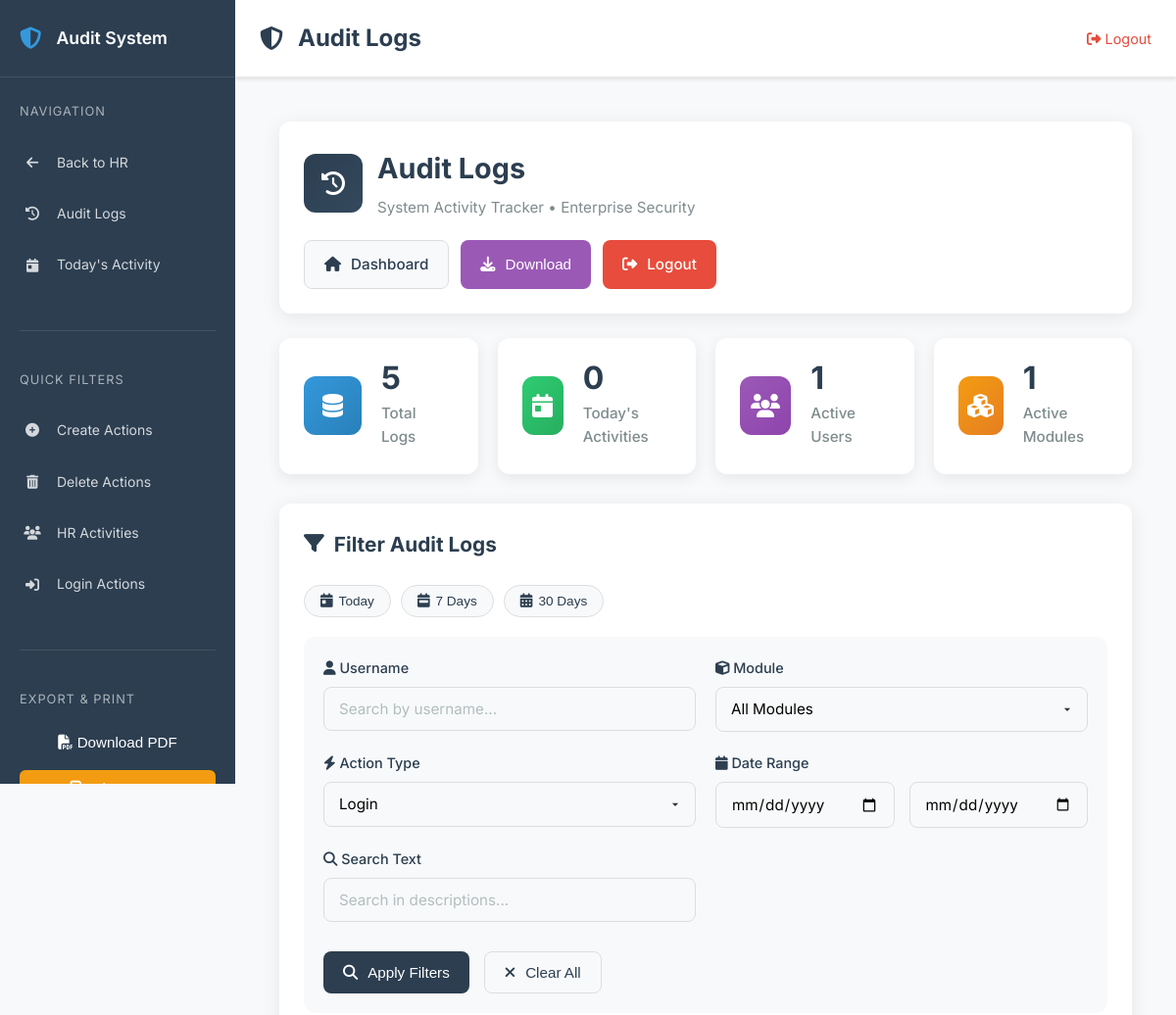
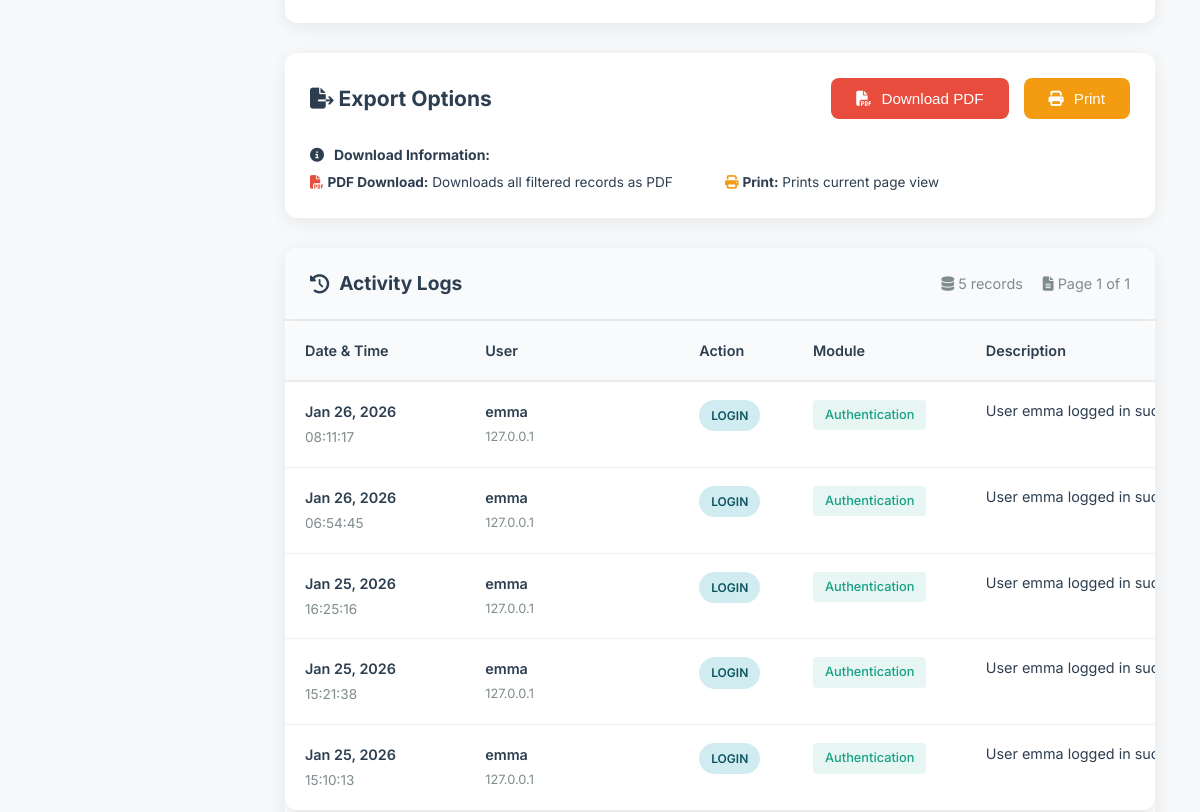
Page /audit/?action=LOGIN (signed in, upper part) on the earlier database version (2 pictures, top to bottom).
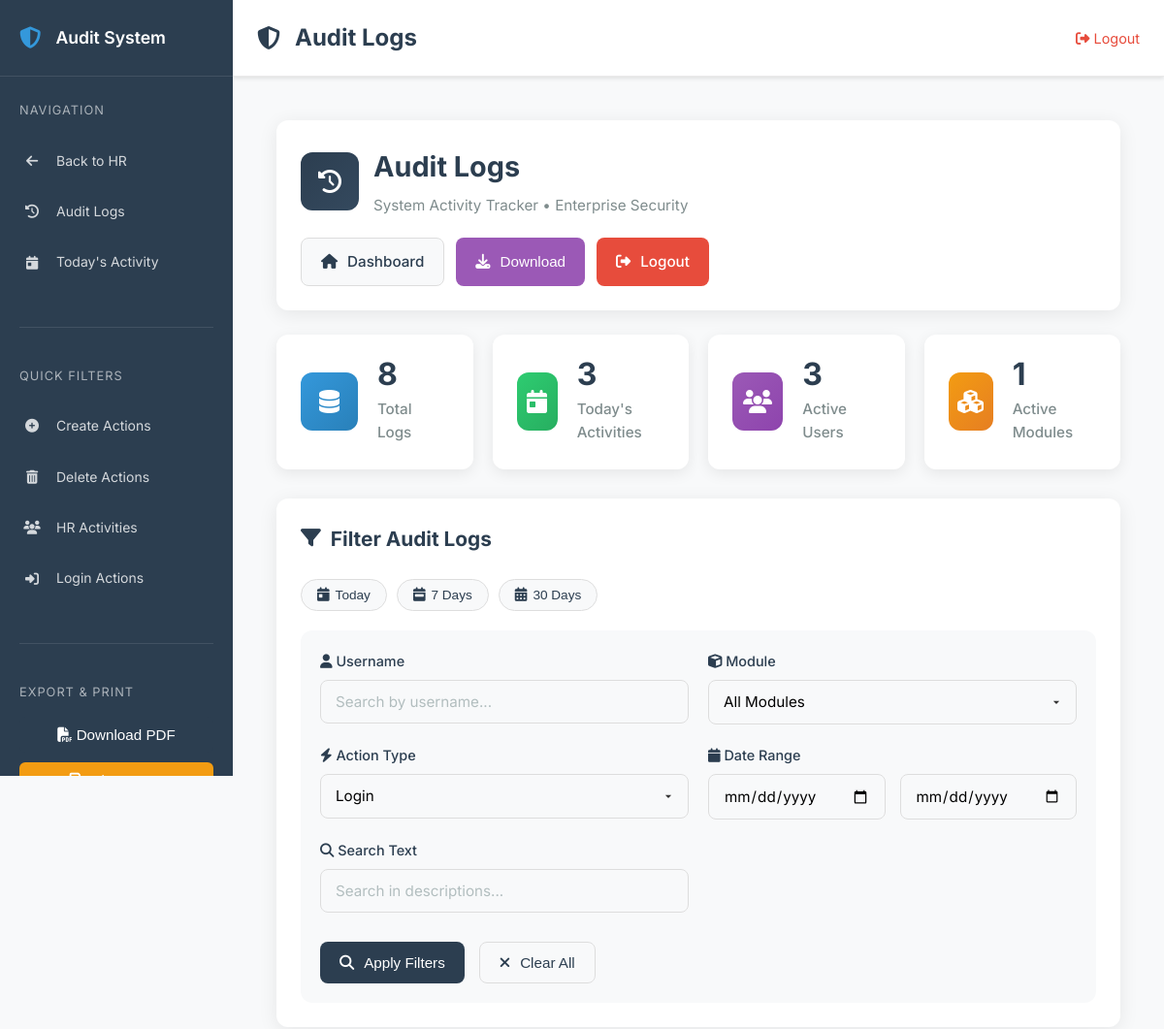
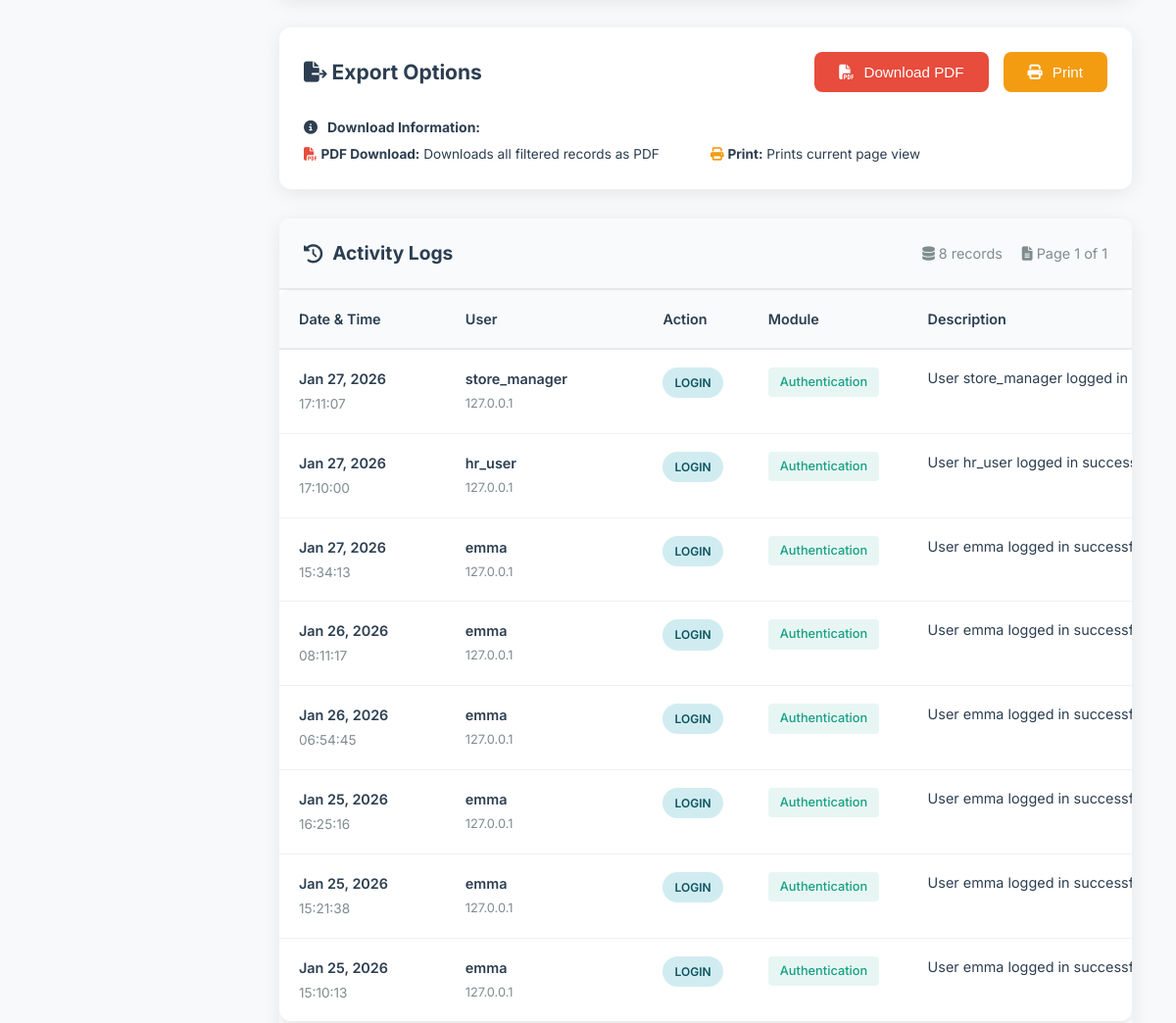
Same page on the later database version (2 pictures, top to bottom).
### audit/models.py (models this page shows, shortened)
class AuditLog(models.Model):
    MODULE_CHOICES = [
        ('SALES', 'Sales'),
        ('FINANCE', 'Finance'),
        ('INVENTORY', 'Inventory'),
        ('HR', 'HR'),
        ('PROCUREMENT', 'Procurement'),
        ('MARKETING', 'Marketing'),
        ('SAFETY', 'Safety'),
        ('DASHBOARD', 'Dashboard'),
        ('AUTH', 'Authentication'),
        ('OTHER', 'Other'),
    ]
    ACTION_CHOICES = [
        ('CREATE', 'Create'),
        ('UPDATE', 'Update'),
        ('DELETE', 'Delete'),
        ('VIEW', 'View'),
        ('LOGIN', 'Login'),
        ('LOGOUT', 'Logout'),
        ('APPROVE', 'Approve'),
        ('REJECT', 'Reject'),
        ('EXPORT', 'Export'),
        ('ACCESS_DENIED', 'Access Denied'),
    ]
    user = models.ForeignKey(
        User,
        on_delete=models.SET_NULL,
        null=True,
        blank=True,
        related_name='audit_logs',
        db_index=True
    )
    timestamp = models.DateTimeField(default=timezone.now, db_index=True)
    module = models.CharField(max_length=50, choices=MODULE_CHOICES, db_index=True)
    action = models.CharField(max_length=50, choices=ACTION_CHOICES, db_index=True)
    object_type = models.CharField(max_length=100, blank=True)
    object_id = models.CharField(max_length=50, blank=True)
    description = models.TextField()
    ip_address = models.GenericIPAddressField(null=True, blank=True)
    browser_info = models.CharField(max_length=255, blank=True)
    old_values = models.TextField(blank=True)
    new_values = models.TextField(blank=True)
    class Meta:
        ordering = ['-timestamp']
        verbose_name = 'Audit Log'
        verbose_name_plural = 'Audit Logs'

### audit/views.py (the view, shortened to what this page needs)
# urls.py: path('', views.audit_logs, name='audit_logs'),
@login_required
@user_passes_test(is_manager)
def audit_logs(request):
    logs = AuditLog.objects.select_related('user').all()
    user_filter = request.GET.get('user', '')
    module_filter = request.GET.get('module', '')
    action_filter = request.GET.get('action', '')
    date_from = request.GET.get('date_from', '')
    date_to = request.GET.get('date_to', '')
    search_query = request.GET.get('q', '')
    time_period = request.GET.get('time_period', '')
    if user_filter:
        logs = logs.filter(user__username__icontains=user_filter)
    if module_filter:
        logs = logs.filter(module=module_filter)
    if action_filter:
        logs = logs.filter(action=action_filter)
    if date_from:
        logs = logs.filter(timestamp__date__gte=date_from)
    if date_to:
        logs = logs.filter(timestamp__date__lte=date_to)
    if search_query:
        logs = logs.filter(
            Q(description__icontains=search_query) |
            Q(object_type__icontains=search_query) |
            Q(object_id__icontains=search_query)
        )
    if 'export' in request.GET and request.GET.get('export') == 'pdf':
        return export_audit_logs_pdf_simple(request, logs)
    today_logs = logs.filter(timestamp__date=datetime.now().date()).count()
    unique_users = logs.values('user').distinct().count()
    modules_count = logs.values('module').distinct().count()
    paginator = Paginator(logs, 50)  # 50 logs per page
    page_number = request.GET.get('page')
    page_obj = paginator.get_page(page_number)
    context = {
        'logs': page_obj,
        'module_choices': AuditLog.MODULE_CHOICES,
        'action_choices': AuditLog.ACTION_CHOICES,
        'filter_values': {
            'user': user_filter,
            'module': module_filter,
            'action': action_filter,
            'date_from': date_from,
            'date_to': date_to,
            'q': search_query,
            'time_period': time_period,
        },
        'today_logs': today_logs,
        'unique_users': unique_users,
        'modules_count': modules_count,
        'total_count': paginator.count,
    }
    return render(request, 'audit/audit_logs.html', context)

### audit/views.py (called while the page is built)
def is_manager(user):
   return (user.is_staff or
            user.groups.filter(name__in=['Manager', 'Administrator', 'Auditor']).exists())

### hr/context_processors.py (called while the page is built, shortened)
def leave_counts(request):
    if not request.user.is_authenticated:
        return {}
    pending_count = 0
    user_is_manager = request.user.groups.filter(name='Manager').exists()
    try:
        from .models import LeaveRequest, Employee
    except ImportError:
        pass
    return {
        'pending_count': pending_count,
        'user_is_manager': user_is_manager,
    }

### sales/context_processors.py (called while the page is built, shortened)
def sales_sidebar_context(request):
    return {}

### audit/templates/audit/audit_logs.html (shortened to what the changed rows need)
{% extends 'audit/base.html' %}
{% load static %}
{% block header_title %}Audit Logs{% endblock %}
{% block extra_css %}
<link rel="stylesheet" href="/static/css/audit_logs.css">
{% endblock %}
{% block content %}
<div class="audit-container">
    <div class="page-header">
        <div class="page-title">
            <div class="page-title-text">
                <h1>Audit Logs</h1>
            </div>
        </div>
    </div>
    <div class="quick-stats">
        <div class="stat-card" onclick="window.location='?time_period=today'">
            <div class="stat-content">
                <h3>{{ total_count|default:"0" }}</h3>
                <p>Total Logs</p>
            </div>
        </div>
        <div class="stat-card" onclick="window.location='?time_period=today'">
            <div class="stat-content">
                <h3>{{ today_logs|default:"0" }}</h3>
                <p>Today's Activities</p>
            </div>
        </div>
        <div class="stat-card" onclick="window.location='?group_by=user'">
            <div class="stat-content">
                <h3>{{ unique_users|default:"0" }}</h3>
                <p>Active Users</p>
            </div>
        </div>
    </div>
    <section class="filter-section">
        <div class="filter-header">
            <h2>
                <i class="fas fa-filter"></i>
                Filter Audit Logs
            </h2>
        </div>
    </section>
    <section class="export-section">
        <div class="export-header">
            <h2>
                <i class="fas fa-file-export"></i>
                Export Options
            </h2>
        </div>
    </section>
    <section class="logs-container">
        <div class="logs-header">
            <div class="logs-meta">
                <span>
                    <i class="fas fa-database"></i>
                    {{ logs.paginator.count }} records
                </span>
                <span>
                    <i class="fas fa-file-alt"></i>
                    Page {{ logs.number }} of {{ logs.paginator.num_pages }}
                </span>
            </div>
        </div>
        <div class="table-container">
            <table class="audit-table">
                <thead>
                    <tr>
                        <th>Date & Time</th>
                        <th>User</th>
                        <th>Action</th>
                        <th>Module</th>
                        <th>Description</th>
                    </tr>
                </thead>
                <tbody>
                    {% for log in logs %}
                    <tr>
                        <td>
                            <div class="datetime-cell">
                                <div class="date">{{ log.timestamp|date:"M d, Y" }}</div>
                                <div class="time">{{ log.timestamp|time:"H:i:s" }}</div>
                            </div>
                        </td>
                        <td>
                            <div class="user-cell">
                                <div class="username">{{ log.user.username|default:"System" }}</div>
                                {% if log.ip_address %}
                                <div class="ip">{{ log.ip_address }}</div>
                                {% endif %}
                            </div>
                        </td>
                        <td>
                            <span class="log-badge badge-{{ log.action|lower }}">
                                {{ log.get_action_display }}
                            </span>
                        </td>
                        <td>
                            <span class="module-tag">{{ log.get_module_display }}</span>
                        </td>
                        <td>
                            <div class="description-cell">
                                <p>{{ log.description|truncatechars:80 }}</p>
                            </div>
                        </td>
                    </tr>
                    {% endfor %}
                </tbody>
            </table>
        </div>
    </section>
</div>
{% endblock %}

Differences in the rows shown:
added AuditLog: timestamp "Jan 27, 2026", timestamp "17:11:07", user.username "store_manager", ip_address "127.0.0.1", action "LOGIN", module "Authentication", description "User store_manager logged in…"
added AuditLog: timestamp "Jan 27, 2026", timestamp "17:10:00", user.username "hr_user", ip_address "127.0.0.1", action "LOGIN", module "Authentication", description "User hr_user logged in…"
added AuditLog: timestamp "Jan 27, 2026", timestamp "15:34:13", user.username "emma", ip_address "127.0.0.1", action "LOGIN", module "Authentication", description "User emma logged in…"
Other differences:
{{ total_count|default:"0" }}: "5" → "8"
{{ today_logs|default:"0" }}: "0" → "3"
{{ unique_users|default:"0" }}: "1" → "3"
{{ logs.paginator.count }}: "5" → "8"
